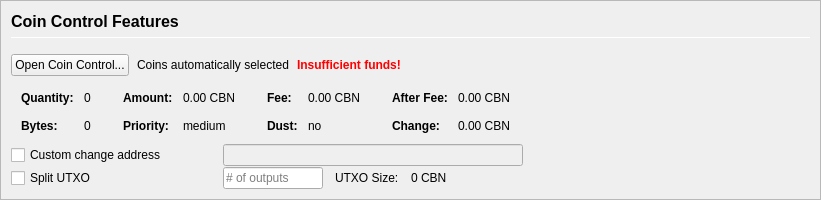
         <widget class="QFrame" name="frameCoinControl">
          <property name="sizePolicy">
           <sizepolicy hsizetype="Expanding" vsizetype="Expanding">
            <horstretch>0</horstretch>
            <verstretch>0</verstretch>
           </sizepolicy>
          </property>
          <property name="maximumSize">
           <size>
            <width>16777215</width>
            <height>16777215</height>
           </size>
          </property>
          <property name="frameShape">
           <enum>QFrame::StyledPanel</enum>
          </property>
          <property name="frameShadow">
           <enum>QFrame::Sunken</enum>
          </property>
          <layout class="QVBoxLayout" name="verticalLayoutCoinControl2">
           <property name="spacing">
            <number>0</number>
           </property>
           <property name="leftMargin">
            <number>0</number>
           </property>
           <property name="topMargin">
            <number>0</number>
           </property>
           <property name="rightMargin">
            <number>0</number>
           </property>
           <property name="bottomMargin">
            <number>0</number>
           </property>
           <item>
            <widget class="QFrame" name="frameCoinControl_BG">
             <layout class="QVBoxLayout" name="verticalLayoutCoinControl" stretch="0,0,0,0,0,0">
              <property name="spacing">
               <number>1</number>
              </property>
              <property name="leftMargin">
               <number>10</number>
              </property>
              <property name="topMargin">
               <number>10</number>
              </property>
              <item>
               <layout class="QHBoxLayout" name="horizontalLayoutCoinControl1">
                <property name="bottomMargin">
                 <number>15</number>
                </property>
                <item>
                 <layout class="QVBoxLayout" name="verticalLayout_3">
                  <property name="spacing">
                   <number>6</number>
                  </property>
                  <item>
                   <widget class="QLabel" name="labelCoinControlFeatures">
                    <property name="sizePolicy">
                     <sizepolicy hsizetype="Preferred" vsizetype="Maximum">
                      <horstretch>0</horstretch>
                      <verstretch>0</verstretch>
                     </sizepolicy>
                    </property>
                    <property name="minimumSize">
                     <size>
                      <width>0</width>
                      <height>20</height>
                     </size>
                    </property>
                    <property name="font">
                     <font>
                      <pointsize>12</pointsize>
                      <weight>75</weight>
                      <bold>true</bold>
                     </font>
                    </property>
                    <property name="styleSheet">
                     <string notr="true">font-weight:bold;</string>
                    </property>
                    <property name="text">
                     <string>Coin Control Features</string>
                    </property>
                   </widget>
                  </item>
                  <item>
                   <widget class="Line" name="line">
                    <property name="minimumSize">
                     <size>
                      <width>0</width>
                      <height>1</height>
                     </size>
                    </property>
                    <property name="maximumSize">
                     <size>
                      <width>16777215</width>
                      <height>1</height>
                     </size>
                    </property>
                    <property name="orientation">
                     <enum>Qt::Horizontal</enum>
                    </property>
                   </widget>
                  </item>
                 </layout>
                </item>
               </layout>
              </item>
              <item>
               <layout class="QHBoxLayout" name="horizontalLayoutCoinControl2" stretch="0,0,0,0">
                <property name="spacing">
                 <number>8</number>
                </property>
                <property name="bottomMargin">
                 <number>10</number>
                </property>
                <item>
                 <widget class="QPushButton" name="pushButtonCoinControl">
                  <property name="styleSheet">
                   <string notr="true"/>
                  </property>
                  <property name="text">
                   <string>Open Coin Control...</string>
                  </property>
                  <property name="autoDefault">
                   <bool>false</bool>
                  </property>
                 </widget>
                </item>
                <item>
                 <widget class="QLabel" name="labelCoinControlAutomaticallySelected">
                  <property name="text">
                   <string>Coins automatically selected</string>
                  </property>
                  <property name="margin">
                   <number>5</number>
                  </property>
                 </widget>
                </item>
                <item>
                 <widget class="QLabel" name="labelCoinControlInsuffFunds">
                  <property name="font">
                   <font>
                    <weight>75</weight>
                    <bold>true</bold>
                   </font>
                  </property>
                  <property name="styleSheet">
                   <string notr="true">color:red;font-weight:bold;</string>
                  </property>
                  <property name="text">
                   <string>Insufficient funds!</string>
                  </property>
                  <property name="margin">
                   <number>5</number>
                  </property>
                 </widget>
                </item>
                <item>
                 <spacer name="horizontalSpacerCoinControl">
                  <property name="orientation">
                   <enum>Qt::Horizontal</enum>
                  </property>
                  <property name="sizeHint" stdset="0">
                   <size>
                    <width>40</width>
                    <height>1</height>
                   </size>
                  </property>
                 </spacer>
                </item>
               </layout>
              </item>
              <item>
               <widget class="QWidget" name="widgetCoinControl" native="true">
                <property name="sizePolicy">
                 <sizepolicy hsizetype="Preferred" vsizetype="Preferred">
                  <horstretch>0</horstretch>
                  <verstretch>0</verstretch>
                 </sizepolicy>
                </property>
                <property name="minimumSize">
                 <size>
                  <width>0</width>
                  <height>0</height>
                 </size>
                </property>
                <property name="styleSheet">
                 <string notr="true"/>
                </property>
                <layout class="QHBoxLayout" name="horizontalLayoutCoinControl5">
                 <property name="leftMargin">
                  <number>0</number>
                 </property>
                 <property name="topMargin">
                  <number>0</number>
                 </property>
                 <property name="rightMargin">
                  <number>0</number>
                 </property>
                 <property name="bottomMargin">
                  <number>0</number>
                 </property>
                 <item>
                  <layout class="QHBoxLayout" name="horizontalLayoutCoinControl3" stretch="0,0,0,1">
                   <property name="spacing">
                    <number>20</number>
                   </property>
                   <property name="topMargin">
                    <number>0</number>
                   </property>
                   <property name="bottomMargin">
                    <number>10</number>
                   </property>
                   <item>
                    <layout class="QFormLayout" name="formLayoutCoinControl1">
                     <property name="horizontalSpacing">
                      <number>10</number>
                     </property>
                     <property name="verticalSpacing">
                      <number>14</number>
                     </property>
                     <property name="leftMargin">
                      <number>10</number>
                     </property>
                     <property name="topMargin">
                      <number>4</number>
                     </property>
                     <property name="rightMargin">
                      <number>6</number>
                     </property>
                     <item row="0" column="0">
                      <widget class="QLabel" name="labelCoinControlQuantityText">
                       <property name="font">
                        <font>
                         <weight>75</weight>
                         <bold>true</bold>
                        </font>
                       </property>
                       <property name="text">
                        <string>Quantity:</string>
                       </property>
                       <property name="margin">
                        <number>0</number>
                       </property>
                      </widget>
                     </item>
                     <item row="0" column="1">
                      <widget class="QLabel" name="labelCoinControlQuantity">
                       <property name="cursor">
                        <cursorShape>IBeamCursor</cursorShape>
                       </property>
                       <property name="contextMenuPolicy">
                        <enum>Qt::ActionsContextMenu</enum>
                       </property>
                       <property name="text">
                        <string notr="true">0</string>
                       </property>
                       <property name="margin">
                        <number>0</number>
                       </property>
                       <property name="textInteractionFlags">
                        <set>Qt::LinksAccessibleByMouse|Qt::TextSelectableByKeyboard|Qt::TextSelectableByMouse</set>
                       </property>
                      </widget>
                     </item>
                     <item row="1" column="0">
                      <widget class="QLabel" name="labelCoinControlBytesText">
                       <property name="font">
                        <font>
                         <weight>75</weight>
                         <bold>true</bold>
                        </font>
                       </property>
                       <property name="text">
                        <string>Bytes:</string>
                       </property>
                      </widget>
                     </item>
                     <item row="1" column="1">
                      <widget class="QLabel" name="labelCoinControlBytes">
                       <property name="cursor">
                        <cursorShape>IBeamCursor</cursorShape>
                       </property>
                       <property name="contextMenuPolicy">
                        <enum>Qt::ActionsContextMenu</enum>
                       </property>
                       <property name="text">
                        <string notr="true">0</string>
                       </property>
                       <property name="textInteractionFlags">
                        <set>Qt::LinksAccessibleByMouse|Qt::TextSelectableByKeyboard|Qt::TextSelectableByMouse</set>
                       </property>
                      </widget>
                     </item>
                    </layout>
                   </item>
                   <item>
                    <layout class="QFormLayout" name="formLayoutCoinControl2">
                     <property name="horizontalSpacing">
                      <number>10</number>
                     </property>
                     <property name="verticalSpacing">
                      <number>14</number>
                     </property>
                     <property name="leftMargin">
                      <number>6</number>
                     </property>
                     <property name="topMargin">
                      <number>4</number>
                     </property>
                     <property name="rightMargin">
                      <number>6</number>
                     </property>
                     <item row="0" column="0">
                      <widget class="QLabel" name="labelCoinControlAmountText">
                       <property name="font">
                        <font>
                         <weight>75</weight>
                         <bold>true</bold>
                        </font>
                       </property>
                       <property name="text">
                        <string>Amount:</string>
                       </property>
                       <property name="margin">
                        <number>0</number>
                       </property>
                      </widget>
                     </item>
                     <item row="0" column="1">
                      <widget class="QLabel" name="labelCoinControlAmount">
                       <property name="cursor">
                        <cursorShape>IBeamCursor</cursorShape>
                       </property>
                       <property name="contextMenuPolicy">
                        <enum>Qt::ActionsContextMenu</enum>
                       </property>
                       <property name="text">
                        <string notr="true">0.00 CBN</string>
                       </property>
                       <property name="textInteractionFlags">
                        <set>Qt::LinksAccessibleByMouse|Qt::TextSelectableByKeyboard|Qt::TextSelectableByMouse</set>
                       </property>
                      </widget>
                     </item>
                     <item row="1" column="0">
                      <widget class="QLabel" name="labelCoinControlPriorityText">
                       <property name="font">
                        <font>
                         <weight>75</weight>
                         <bold>true</bold>
                        </font>
                       </property>
                       <property name="text">
                        <string>Priority:</string>
                       </property>
                      </widget>
                     </item>
                     <item row="1" column="1">
                      <widget class="QLabel" name="labelCoinControlPriority">
                       <property name="cursor">
                        <cursorShape>IBeamCursor</cursorShape>
                       </property>
                       <property name="contextMenuPolicy">
                        <enum>Qt::ActionsContextMenu</enum>
                       </property>
                       <property name="text">
                        <string>medium</string>
                       </property>
                       <property name="textInteractionFlags">
                        <set>Qt::LinksAccessibleByMouse|Qt::TextSelectableByKeyboard|Qt::TextSelectableByMouse</set>
                       </property>
                      </widget>
                     </item>
                    </layout>
                   </item>
                   <item>
                    <layout class="QFormLayout" name="formLayoutCoinControl3">
                     <property name="horizontalSpacing">
                      <number>10</number>
                     </property>
                     <property name="verticalSpacing">
                      <number>14</number>
                     </property>
                     <property name="leftMargin">
                      <number>6</number>
                     </property>
                     <property name="topMargin">
                      <number>4</number>
                     </property>
                     <property name="rightMargin">
                      <number>6</number>
                     </property>
                     <item row="0" column="0">
                      <widget class="QLabel" name="labelCoinControlFeeText">
                       <property name="font">
                        <font>
                         <weight>75</weight>
                         <bold>true</bold>
                        </font>
                       </property>
                       <property name="text">
                        <string>Fee:</string>
                       </property>
                       <property name="margin">
                        <number>0</number>
                       </property>
                      </widget>
                     </item>
                     <item row="0" column="1">
                      <widget class="QLabel" name="labelCoinControlFee">
                       <property name="cursor">
                        <cursorShape>IBeamCursor</cursorShape>
                       </property>
                       <property name="contextMenuPolicy">
                        <enum>Qt::ActionsContextMenu</enum>
                       </property>
                       <property name="text">
                        <string notr="true">0.00 CBN</string>
                       </property>
                       <property name="textInteractionFlags">
                        <set>Qt::LinksAccessibleByMouse|Qt::TextSelectableByKeyboard|Qt::TextSelectableByMouse</set>
                       </property>
                      </widget>
                     </item>
                     <item row="1" column="0">
                      <widget class="QLabel" name="labelCoinControlLowOutputText">
                       <property name="font">
                        <font>
                         <weight>75</weight>
                         <bold>true</bold>
                        </font>
                       </property>
                       <property name="text">
                        <string>Dust:</string>
                       </property>
                      </widget>
                     </item>
                     <item row="1" column="1">
                      <widget class="QLabel" name="labelCoinControlLowOutput">
                       <property name="cursor">
                        <cursorShape>IBeamCursor</cursorShape>
                       </property>
                       <property name="contextMenuPolicy">
                        <enum>Qt::ActionsContextMenu</enum>
                       </property>
                       <property name="text">
                        <string>no</string>
                       </property>
                       <property name="textInteractionFlags">
                        <set>Qt::LinksAccessibleByMouse|Qt::TextSelectableByKeyboard|Qt::TextSelectableByMouse</set>
                       </property>
                      </widget>
                     </item>
                    </layout>
                   </item>
                   <item>
                    <layout class="QFormLayout" name="formLayoutCoinControl4">
                     <property name="horizontalSpacing">
                      <number>10</number>
                     </property>
                     <property name="verticalSpacing">
                      <number>14</number>
                     </property>
                     <property name="leftMargin">
                      <number>6</number>
                     </property>
                     <property name="topMargin">
                      <number>4</number>
                     </property>
                     <property name="rightMargin">
                      <number>6</number>
                     </property>
                     <item row="0" column="0">
                      <widget class="QLabel" name="labelCoinControlAfterFeeText">
                       <property name="font">
                        <font>
                         <weight>75</weight>
                         <bold>true</bold>
                        </font>
                       </property>
                       <property name="text">
                        <string>After Fee:</string>
                       </property>
                       <property name="margin">
                        <number>0</number>
                       </property>
                      </widget>
                     </item>
                     <item row="0" column="1">
                      <widget class="QLabel" name="labelCoinControlAfterFee">
                       <property name="cursor">
                        <cursorShape>IBeamCursor</cursorShape>
                       </property>
                       <property name="contextMenuPolicy">
                        <enum>Qt::ActionsContextMenu</enum>
                       </property>
                       <property name="text">
                        <string notr="true">0.00 CBN</string>
                       </property>
                       <property name="textInteractionFlags">
                        <set>Qt::LinksAccessibleByMouse|Qt::TextSelectableByKeyboard|Qt::TextSelectableByMouse</set>
                       </property>
                      </widget>
                     </item>
                     <item row="1" column="0">
                      <widget class="QLabel" name="labelCoinControlChangeText">
                       <property name="font">
                        <font>
                         <weight>75</weight>
                         <bold>true</bold>
                        </font>
                       </property>
                       <property name="text">
                        <string>Change:</string>
                       </property>
                      </widget>
                     </item>
                     <item row="1" column="1">
                      <widget class="QLabel" name="labelCoinControlChange">
                       <property name="cursor">
                        <cursorShape>IBeamCursor</cursorShape>
                       </property>
                       <property name="contextMenuPolicy">
                        <enum>Qt::ActionsContextMenu</enum>
                       </property>
                       <property name="text">
                        <string notr="true">0.00 CBN</string>
                       </property>
                       <property name="textInteractionFlags">
                        <set>Qt::LinksAccessibleByMouse|Qt::TextSelectableByKeyboard|Qt::TextSelectableByMouse</set>
                       </property>
                      </widget>
                     </item>
                    </layout>
                   </item>
                  </layout>
                 </item>
                </layout>
               </widget>
              </item>
              <item>
               <layout class="QHBoxLayout" name="horizontalLayoutCoinControl4">
                <property name="spacing">
                 <number>12</number>
                </property>
                <property name="sizeConstraint">
                 <enum>QLayout::SetDefaultConstraint</enum>
                </property>
                <property name="topMargin">
                 <number>0</number>
                </property>
                <property name="rightMargin">
                 <number>0</number>
                </property>
                <item>
                 <widget class="QCheckBox" name="checkBoxCoinControlChange">
                  <property name="sizePolicy">
                   <sizepolicy hsizetype="Preferred" vsizetype="Preferred">
                    <horstretch>0</horstretch>
                    <verstretch>0</verstretch>
                   </sizepolicy>
                  </property>
                  <property name="minimumSize">
                   <size>
                    <width>200</width>
                    <height>0</height>
                   </size>
                  </property>
                  <property name="maximumSize">
                   <size>
                    <width>200</width>
                    <height>16777215</height>
                   </size>
                  </property>
                  <property name="toolTip">
                   <string>If this is activated, but the change address is empty or invalid, change will be sent to a newly generated address.</string>
                  </property>
                  <property name="text">
                   <string>Custom change address</string>
                  </property>
                 </widget>
                </item>
                <item>
                 <widget class="QValidatedLineEdit" name="lineEditCoinControlChange">
                  <property name="enabled">
                   <bool>false</bool>
                  </property>
                  <property name="sizePolicy">
                   <sizepolicy hsizetype="Preferred" vsizetype="Preferred">
                    <horstretch>0</horstretch>
                    <verstretch>0</verstretch>
                   </sizepolicy>
                  </property>
                  <property name="minimumSize">
                   <size>
                    <width>300</width>
                    <height>0</height>
                   </size>
                  </property>
                 </widget>
                </item>
                <item>
                 <widget class="QLabel" name="labelCoinControlChangeLabel">
                  <property name="sizePolicy">
                   <sizepolicy hsizetype="Preferred" vsizetype="Preferred">
                    <horstretch>0</horstretch>
                    <verstretch>0</verstretch>
                   </sizepolicy>
                  </property>
                  <property name="minimumSize">
                   <size>
                    <width>100</width>
                    <height>0</height>
                   </size>
                  </property>
                  <property name="text">
                   <string/>
                  </property>
                  <property name="margin">
                   <number>3</number>
                  </property>
                 </widget>
                </item>
               </layout>
              </item>
              <item>
               <layout class="QHBoxLayout" name="horizontalLayoutCoinControl6">
                <property name="spacing">
                 <number>12</number>
                </property>
                <property name="rightMargin">
                 <number>0</number>
                </property>
                <item>
                 <widget class="QCheckBox" name="splitBlockCheckBox">
                  <property name="sizePolicy">
                   <sizepolicy hsizetype="Preferred" vsizetype="Preferred">
                    <horstretch>0</horstretch>
                    <verstretch>0</verstretch>
                   </sizepolicy>
                  </property>
                  <property name="minimumSize">
                   <size>
                    <width>200</width>
                    <height>0</height>
                   </size>
                  </property>
                  <property name="maximumSize">
                   <size>
                    <width>200</width>
                    <height>16777215</height>
                   </size>
                  </property>
                  <property name="text">
                   <string>Split UTXO</string>
                  </property>
                 </widget>
                </item>
                <item>
                 <widget class="QLineEdit" name="splitBlockLineEdit">
                  <property name="sizePolicy">
                   <sizepolicy hsizetype="Preferred" vsizetype="Preferred">
                    <horstretch>50</horstretch>
                    <verstretch>0</verstretch>
                   </sizepolicy>
                  </property>
                  <property name="minimumSize">
                   <size>
                    <width>100</width>
                    <height>0</height>
                   </size>
                  </property>
                  <property name="maximumSize">
                   <size>
                    <width>100</width>
                    <height>16777215</height>
                   </size>
                  </property>
                  <property name="placeholderText">
                   <string># of outputs</string>
                  </property>
                 </widget>
                </item>
                <item>
                 <widget class="QLabel" name="labelBlockSizeText">
                  <property name="text">
                   <string>UTXO Size:</string>
                  </property>
                 </widget>
                </item>
                <item>
                 <widget class="QLabel" name="labelBlockSize">
                  <property name="text">
                   <string>0 CBN</string>
                  </property>
                 </widget>
                </item>
                <item>
                 <spacer name="horizontalSpacer_7">
                  <property name="orientation">
                   <enum>Qt::Horizontal</enum>
                  </property>
                  <property name="sizeHint" stdset="0">
                   <size>
                    <width>40</width>
                    <height>20</height>
                   </size>
                  </property>
                 </spacer>
                </item>
               </layout>
              </item>
              <item>
               <spacer name="verticalSpacerCoinControl">
                <property name="orientation">
                 <enum>Qt::Vertical</enum>
                </property>
                <property name="sizeHint" stdset="0">
                 <size>
                  <width>800</width>
                  <height>1</height>
                 </size>
                </property>
               </spacer>
              </item>
             </layout>
            </widget>
           </item>
          </layout>
         </widget>
